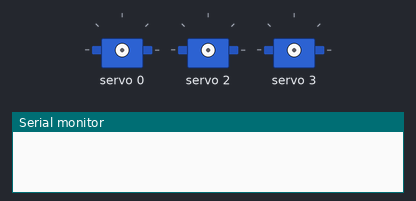
The sketch below on a simulated Arduino Uno, built with avr-gcc and run on an emulated ATmega328P. Parts: 3 × servo, the last lines printed to the serial monitor.

Above: at 0.1 s.
At 1.1 s:
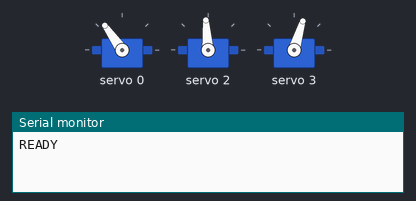
Timing chart, 0 to 2.6 s (numbered marks = the images above):
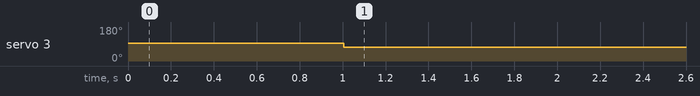

Measured:
- by itself, servo 3: 94° → 73° at 1.0 s

The sketch:

sketch_nov6b.ino
```cpp
#include <Wire.h>
#include <Adafruit_PWMServoDriver.h>
#include <AccelStepper.h>

// =====================================================
// PCA9685
// =====================================================
Adafruit_PWMServoDriver pca9685 =
    Adafruit_PWMServoDriver(0x40);

// =====================================================
// SERVO CHANNELS
// =====================================================
#define SHOULDER_CH 0
#define ELBOW_CH    2
#define WRIST_CH    3

// =====================================================
// SERVO PWM LIMITS
// =====================================================
#define SERVO_MIN 110
#define SERVO_MAX 510

// =====================================================
// SHOULDER OFFSET
// =====================================================
#define SHOULDER_OFFSET 30
#define WRIST_OFFSET -20
// =====================================================
// CNC SHIELD Z AXIS
// =====================================================
#define Z_STEP_PIN 4
#define Z_DIR_PIN  7

// =====================================================
// ACCELSTEPPER
// =====================================================
AccelStepper railStepper(
    AccelStepper::DRIVER,
    Z_STEP_PIN,
    Z_DIR_PIN
);

// =====================================================
// RAIL SETTINGS
// =====================================================

// 1/8 microstepping
// GT2 20T pulley
float stepsPerMM = 150;

// Rail limits
float railMinMM = 0;
float railMaxMM = 300;

// Stable tested settings
float railMaxSpeed = 7000;

float railAcceleration = 3000;

// =====================================================
// ARM SETTINGS
// =====================================================
float armMaxStep = 1.2;

// =====================================================
// CURRENT POSITIONS
// =====================================================
float shoulderPos = 90;
float elbowPos = 90;
float wristPos = 90;

// =====================================================
// TARGET POSITIONS
// =====================================================
float shoulderTarget = 90;
float elbowTarget = 90;
float wristTarget = 90;

float railTargetMM = 0;

// =====================================================
// ANGLE -> PWM
// =====================================================
int angleToPulse(float angle)
{
    angle = constrain(angle, 0, 180);

    return map(
        angle,
        0,
        180,
        SERVO_MIN,
        SERVO_MAX
    );
}

// =====================================================
// ELBOW REVERSE
//
// 0 -> 180
// 180 -> 0
// =====================================================
float mapElbow(float angle)
{
    return 180.0 - angle;
}

// =====================================================
// WRITE SERVO
// =====================================================
void writeServo(uint8_t ch, float angle)
{
    angle = constrain(angle, 0, 180);

    int pulse = angleToPulse(angle);

    pca9685.setPWM(ch, 0, pulse);
}

// =====================================================
// SMOOTH JOINT MOTION
// =====================================================
void moveJoint(float &current, float target)
{
    float diff = target - current;

    // deadband
    if (abs(diff) < 1.0)
        return;

    // speed limit
    if (diff > armMaxStep)
        diff = armMaxStep;

    if (diff < -armMaxStep)
        diff = -armMaxStep;

    current += diff;
}

// =====================================================
// ARM REACHED TARGET?
// =====================================================
bool armReached()
{
    if (abs(shoulderPos - shoulderTarget) > 2)
        return false;

    if (abs(elbowPos - elbowTarget) > 2)
        return false;

    if (abs(wristPos - wristTarget) > 2)
        return false;

    return true;
}

// =====================================================
// SERIAL FORMAT
//
// R150,S90,E130,W40
//
// R = rail mm
// =====================================================
void readSerial()
{
    if (Serial.available())
    {
        String line =
            Serial.readStringUntil('\n');

        line.trim();

        int rIndex = line.indexOf('R');
        int sIndex = line.indexOf('S');
        int eIndex = line.indexOf('E');
        int wIndex = line.indexOf('W');

        if (
            rIndex == -1 ||
            sIndex == -1 ||
            eIndex == -1 ||
            wIndex == -1
        )
        {
            return;
        }

        int comma1 =
            line.indexOf(',', rIndex);

        int comma2 =
            line.indexOf(',', sIndex);

        int comma3 =
            line.indexOf(',', eIndex);

        String rVal =
            line.substring(rIndex + 1, comma1);

        String sVal =
            line.substring(sIndex + 1, comma2);

        String eVal =
            line.substring(eIndex + 1, comma3);

        String wVal =
            line.substring(wIndex + 1);

        railTargetMM =
            constrain(
                rVal.toFloat(),
                railMinMM,
                railMaxMM
            );

        shoulderTarget =
            constrain(
                sVal.toFloat(),
                0,
                180
            );

        elbowTarget =
            constrain(
                eVal.toFloat(),
                0,
                180
            );

        wristTarget =
            constrain(
                wVal.toFloat(),
                0,
                180
            );
    }
}

// =====================================================
// SETUP
// =====================================================
void setup()
{
    Serial.begin(115200);

    // ================= PCA9685 =================

    pca9685.begin();

    pca9685.setPWMFreq(50);

    // ================= RAIL =================

    railStepper.setMinPulseWidth(20);

    railStepper.setMaxSpeed(
        railMaxSpeed
    );

    railStepper.setAcceleration(
        railAcceleration
    );

    delay(1000);

    // ================= INITIAL ARM =================

    writeServo(
        SHOULDER_CH,
        shoulderPos + SHOULDER_OFFSET
    );

    writeServo(
        ELBOW_CH,
        mapElbow(elbowPos)
    );

    writeServo(
        WRIST_CH,
        wristPos
    );

    Serial.println("READY");
}

// =====================================================
// LOOP
// =====================================================
void loop()
{
    // ================= READ SERIAL =================

    readSerial();

    // ================= ARM =================

    moveJoint(
        shoulderPos,
        shoulderTarget
    );

    moveJoint(
        elbowPos,
        elbowTarget
    );

    moveJoint(
        wristPos,
        wristTarget
    );

    // Shoulder offset
    float shoulderMapped =
        shoulderPos + SHOULDER_OFFSET;

    // Elbow reverse
    float elbowMapped =
        mapElbow(elbowPos);

    // Write servos
    writeServo(
        SHOULDER_CH,
        shoulderMapped
    );

    writeServo(
        ELBOW_CH,
        elbowMapped
    );

float wristMapped =
    wristPos + WRIST_OFFSET;

writeServo(
    WRIST_CH,
    wristMapped
);

    // ================= RAIL =================
    // Rail moves ONLY after arm settles

    if (armReached())
    {
        long targetSteps =
            railTargetMM * stepsPerMM;

        railStepper.moveTo(targetSteps);
    }

    // Smooth non-blocking motion
    railStepper.run();
}
```
